Frame 1 (no input): blank canvas, image omitted
Frame 60 (the mouse pressed at the canvas centre just before this capture): blank canvas, image omitted
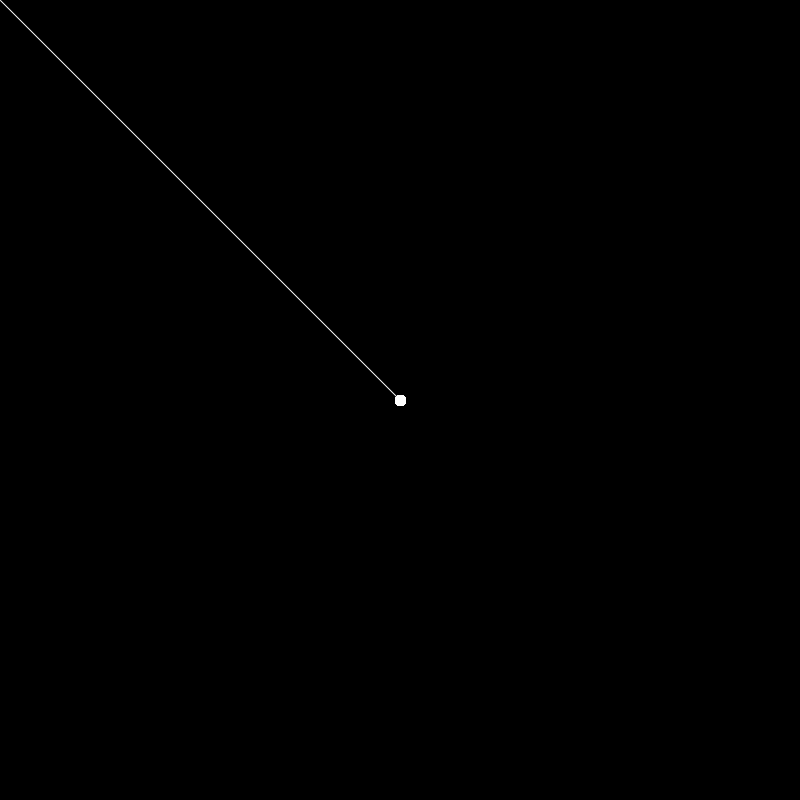
Frame 120 (the mouse held since frame 60 and released just before this capture)

The Processing sketch whose frames 1 and 60 were blank and that drew this single picture after the mouse press (run headless with seeded random() and noise(); from frame 60 on, the mouse is pressed at the canvas centre):

// Processing sketch: D3_1
// ── D3_1.pde
void setup(){
  size(800,800);
  background(0);
}


void draw(){
  fill(255);
  stroke(255);
  if(mousePressed){
    ellipse(mouseX, mouseY,10,10);
    line(mouseX, mouseY, pmouseX, pmouseY);
  }
}
